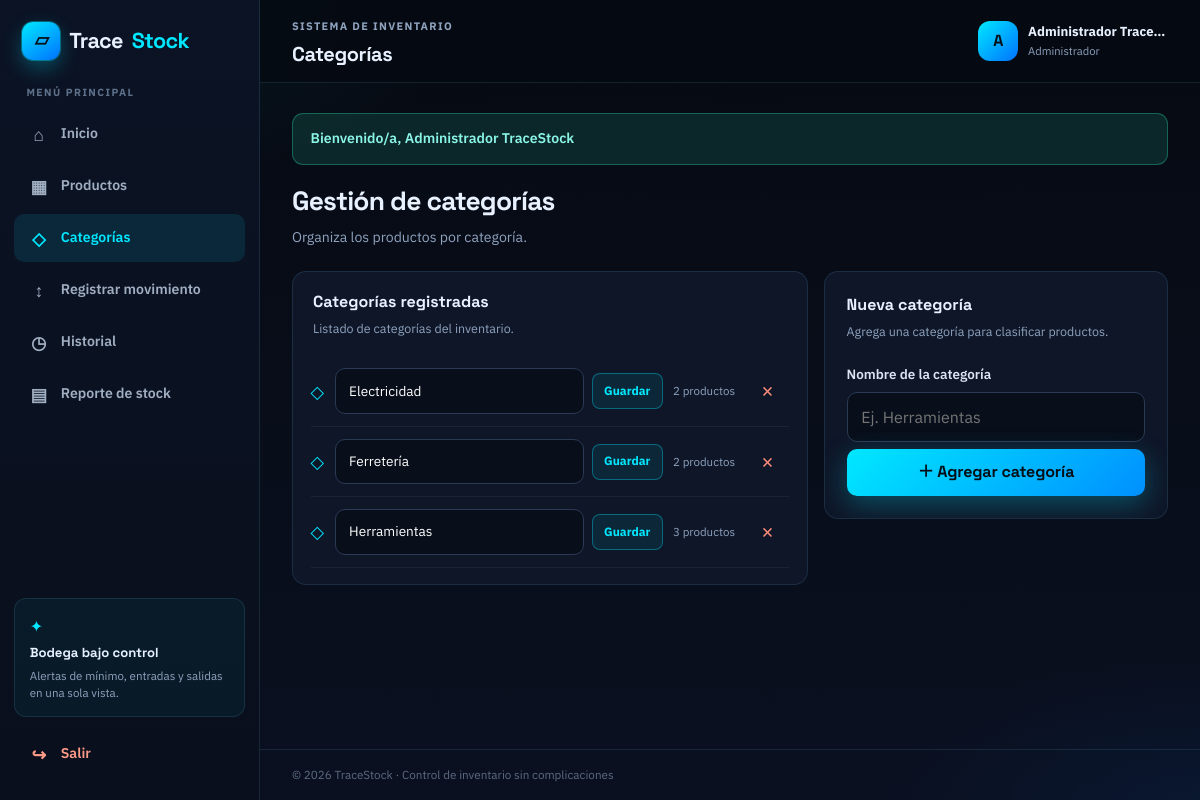
Page /categorias.php (signed in) on the earlier database version.
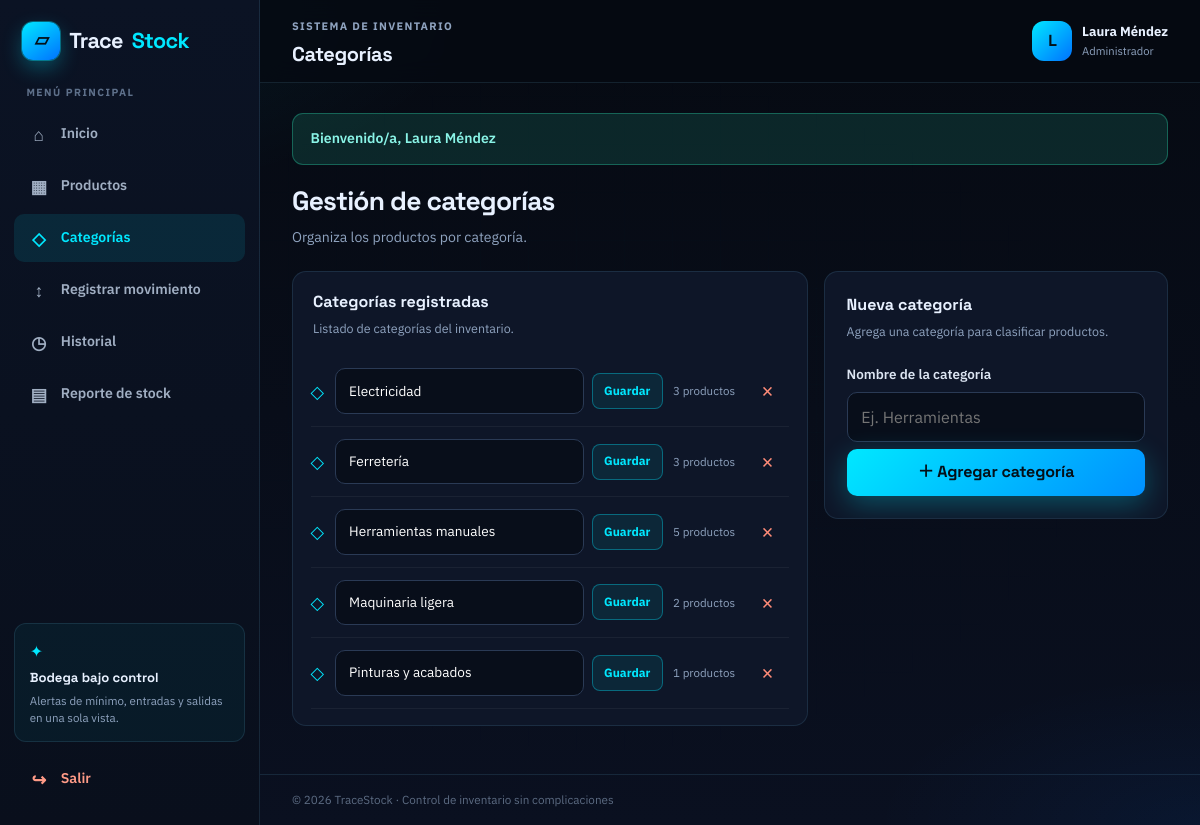
Same page on the later database version.
### tables this page shows
CREATE TABLE categoria (
  id_categoria INT UNSIGNED AUTO_INCREMENT PRIMARY KEY,
  nombre       VARCHAR(100) NOT NULL UNIQUE
);

### includes/funciones.php (called while the page is built, shortened)
<?php
function e(string $texto): string
{
    return htmlspecialchars($texto, ENT_QUOTES, 'UTF-8');
}
function claseActiva(string $archivo): string
{
    return basename($_SERVER['PHP_SELF']) === $archivo ? 'active' : '';
}
function obtenerMensaje(): ?array
{
    $msg = $_SESSION['flash'];
    return $msg;
}

### categorias.php (the view, shortened to what this page needs)
<?php
require_once __DIR__ . '/includes/conexion.php';
require_once __DIR__ . '/includes/funciones.php';
$tituloPagina = 'Categorías';
$categorias = $mysqli->query(
    'SELECT c.id_categoria, c.nombre,
            (SELECT COUNT(*) FROM producto p WHERE p.id_categoria = c.id_categoria) AS total
     FROM categoria c
     ORDER BY c.nombre ASC'
)->fetch_all(MYSQLI_ASSOC);
require __DIR__ . '/includes/layout_inicio.php';
?>
<div class="page-heading">
  <div>
    <h1>Gestión de categorías</h1>
    <p>Organiza los productos por categoría.</p>
  </div>
</div>
<div class="split-layout">
  <div class="section-card">
    <div class="card-heading">
      <div>
        <h3>Categorías registradas</h3>
        <p>Listado de categorías del inventario.</p>
      </div>
    </div>
    <div class="category-list">
      <?php if (!$categorias): ?>
        <p class="empty">Todavía no hay categorías.</p>
      <?php else: ?>
        <?php foreach ($categorias as $c): ?>
          <div class="category-item">
            <span class="category-mark">◇</span>
            <form method="post" class="category-edit-form">
              <input name="nombre" value="<?= e($c['nombre']) ?>" required maxlength="100">
              <button type="submit" class="small-action" title="Guardar">Guardar</button>
            </form>
            <small><?= (int) $c['total'] ?> productos</small>
            <form method="post" onsubmit="return confirm('¿Eliminar esta categoría?');">
              <button type="submit" class="delete-button" title="Eliminar">×</button>
            </form>
          </div>
        <?php endforeach; ?>
      <?php endif; ?>
    </div>
  </div>
  <div class="section-card form-card">
    <h3>Nueva categoría</h3>
    <p class="form-description">Agrega una categoría para clasificar productos.</p>
    <form method="post">
      <label for="nombreCategoria">Nombre de la categoría</label>
      <input id="nombreCategoria" name="nombre" placeholder="Ej. Herramientas" required maxlength="100"
             value="<?= e($_POST['nombre'] ?? '') ?>">
      <button class="btn btn-cyan full" type="submit">＋ Agregar categoría</button>
    </form>
  </div>
</div>
<?php require __DIR__ . '/includes/layout_fin.php'; ?>

### includes/layout_inicio.php (shortened to what this page needs)
<?php
$usuarioNombre = $_SESSION['nombre'] ?? 'Admin';
$usuarioRol = $_SESSION['rol'] ?? 'administrador';
$inicial = mb_strtoupper(mb_substr($usuarioNombre, 0, 1));
$flash = obtenerMensaje();
$rolLabel = $usuarioRol === 'operario' ? 'Operario' : 'Administrador';
?>
<!DOCTYPE html>
<html lang="es">
<head>
  <link rel="stylesheet" href="estilo.css">
</head>
<body>
<div class="app-shell">
  <aside class="sidebar" id="sidebar">
    <a class="logo side-logo" href="dashboard.php">
      <span class="logo-icon">▱</span>Trace<span class="cyan">Stock</span>
    </a>
    <p class="menu-label">Menú principal</p>
    <nav class="side-nav" aria-label="Navegación del panel">
      <a class="side-link <?= claseActiva('dashboard.php') ?>" href="dashboard.php"><span>⌂</span>Inicio</a>
      <a class="side-link <?= claseActiva('productos.php') ?> <?= claseActiva('producto_form.php') ?>" href="productos.php"><span>▦</span>Productos</a>
      <a class="side-link <?= claseActiva('categorias.php') ?>" href="categorias.php"><span>◇</span>Categorías</a>
      <a class="side-link <?= claseActiva('movimiento.php') ?>" href="movimiento.php"><span>↕</span>Registrar movimiento</a>
      <a class="side-link <?= claseActiva('historial.php') ?>" href="historial.php"><span>◷</span>Historial</a>
      <a class="side-link <?= claseActiva('reporte.php') ?>" href="reporte.php"><span>▤</span>Reporte de stock</a>
    </nav>
    <div class="sidebar-bottom">
      <div class="sidebar-tip">
        <span>✦</span>
        <strong>Bodega bajo control</strong>
        <small>Alertas de mínimo, entradas y salidas en una sola vista.</small>
      </div>
      <a class="side-link logout" href="logout.php"><span>↪</span>Salir</a>
    </div>
  </aside>
  <main class="main-area">
    <header class="topbar">
      <div class="topbar-left">
        <div>
          <span class="topbar-label">Sistema de inventario</span>
          <h2><?= e($tituloPagina) ?></h2>
        </div>
      </div>
      <div class="user-chip">
        <div class="avatar" aria-hidden="true"><?= e($inicial) ?></div>
        <div>
          <strong><?= e($usuarioNombre) ?></strong>
          <small><?= e($rolLabel) ?></small>
        </div>
      </div>
    </header>
    <div class="content-area">
      <?php if ($flash): ?>
        <div class="flash flash-<?= e($flash['tipo']) ?>" role="status"><?= e($flash['texto']) ?></div>
      <?php endif; ?>

### includes/layout_fin.php (shortened to what this page needs)
    </div>
    <footer class="app-footer">© 2026 TraceStock · Control de inventario sin complicaciones</footer>
  </main>
</div>
</body>
</html>

Differences in the rows shown:
computed for categoria "Electricidad": total "2" → "3"
computed for categoria "Ferretería": total "2" → "3"
changed categoria: nombre "Herramientas" → "Herramientas manuales"; total "3" → "5"
added categoria: nombre "Maquinaria ligera", total "2"
added categoria: nombre "Pinturas y acabados", total "1"
Other differences:
$inicial: "A" → "L"
$usuarioNombre: "Administrador Trace…" → "Laura Méndez"
$flash['texto']: "Bienvenido/a, Administrador TraceStock" → "Bienvenido/a, Laura Méndez"
